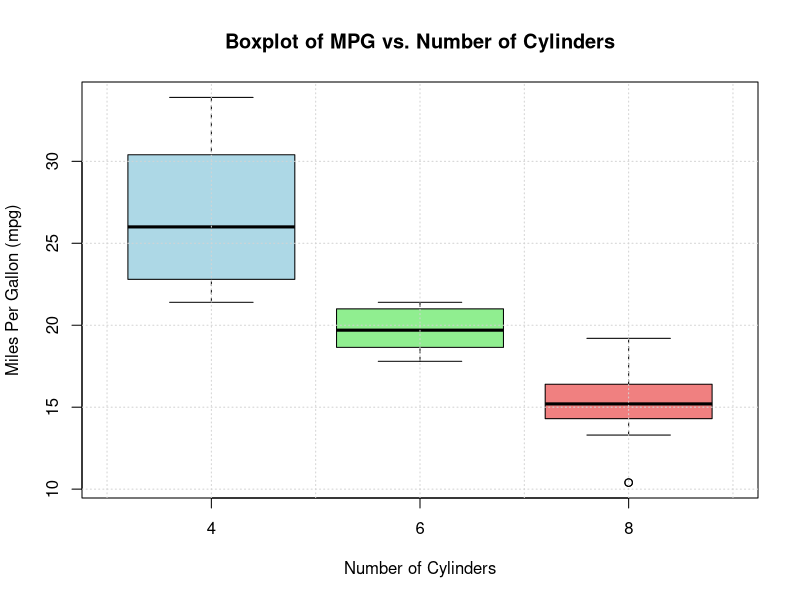

This figure's R source:
# Load the built-in mtcars dataset
data(mtcars)

# Convert 'cyl' to a factor (categorical variable) for grouping
mtcars$cyl <- as.factor(mtcars$cyl)

# Create the boxplot
boxplot(mpg ~ cyl, data = mtcars,
        xlab = "Number of Cylinders",
        ylab = "Miles Per Gallon (mpg)",
        main = "Boxplot of MPG vs. Number of Cylinders",
        col = c("lightblue", "lightgreen", "lightcoral"),
        border = "black")

# Add grid lines for better readability
grid()
